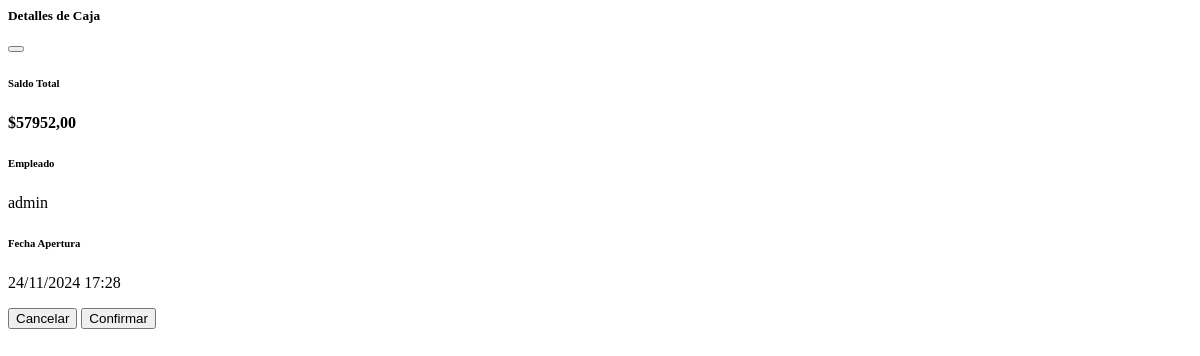
The app's page /cerrar_caja/ (signed in), older data.
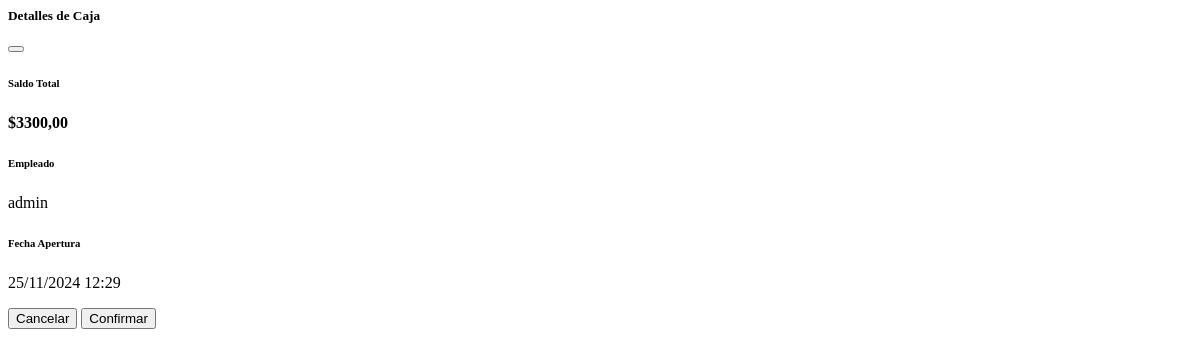
The same page, newer data.
### entidad/models.py (models this page shows, shortened)
class Caja(models.Model):
    empleado= models.ForeignKey(User, on_delete=models.CASCADE)
    fecha_apertura= models.DateTimeField(auto_now_add=True)
    fecha_cierre = models.DateTimeField(null=True, blank=True)
    monto_inicial= models.DecimalField(max_digits=10, decimal_places=2, default=0)
    total_ingresado= models.DecimalField(max_digits=10, decimal_places=2, default=0)
    total_egresado= models.DecimalField(max_digits=10, decimal_places=2, default=0)
    saldo_total= models.DecimalField(max_digits=10, decimal_places=2)
    activo= models.BooleanField(default=False)
    class Meta:
        verbose_name = "Caja"
        verbose_name_plural = "Cajas"

### entidad/views.py (the view, shortened to what this page needs)
# urls.py: path('cerrar_caja/',views.cerrar_caja, name='cerrar_caja'),
@login_required
def  cerrar_caja(request):
    if not request.user.has_perm('entidad.add_caja'):
        return redirect('permiso_denegado')
    empleado= request.user
    caja=Caja.objects.filter(activo=True).first()
    return render(request, 'entidad/cerrar_caja.html', {'caja': caja})

### templates/entidad/cerrar_caja.html (shortened to what this page needs)
<div class="modal-dialog" role="document">
    <div class="modal-content">
        <div class="modal-header text-white py-2">
            <h5 class="modal-title" >Detalles de Caja</h5>
            <button type="button" class="btn-close btn-close-white" data-bs-dismiss="modal" aria-label="Close"></button>
        </div>
        <div class="modal-body p-3">
            <div class="card mb-3">
                <div class="card-body p-3">
                    <div class="row g-2">
                        <div class="col-12">
                            <h6 class="text-muted mb-1">Saldo Total</h6>
                            <h4 class="text-primary mb-3">${{ caja.saldo_total|floatformat:2 }}</h4>
                        </div>
                        <div class="col-sm-6">
                            <h6 class="text-muted mb-1">Empleado</h6>
                            <p class="mb-2">{{ caja.empleado }}</p>
                        </div>
                        <div class="col-sm-6">
                            <h6 class="text-muted mb-1">Fecha Apertura</h6>
                            <p class="mb-2">{{ caja.fecha_apertura|date:"d/m/Y H:i" }}</p>
                        </div>
                    </div>
                </div>
            </div>
        </div>
        <div class="modal-footer">
            <button type="button" class="btn btn-secondary" data-bs-dismiss="modal"
                    >Cancelar</button>
            <button type="submit" class="btn btn-primary" form="cerrarCajaForm"
                    >Confirmar</button>
          </div>
    </div>
</div>

Row changes from the older to the newer data that the page shows:
no longer on this page (row edited): Caja: saldo_total "57952,00", empleado "admin", fecha_apertura "24/11/2024 17:28"
added Caja: saldo_total "3300,00", empleado "admin", fecha_apertura "25/11/2024 12:29"
